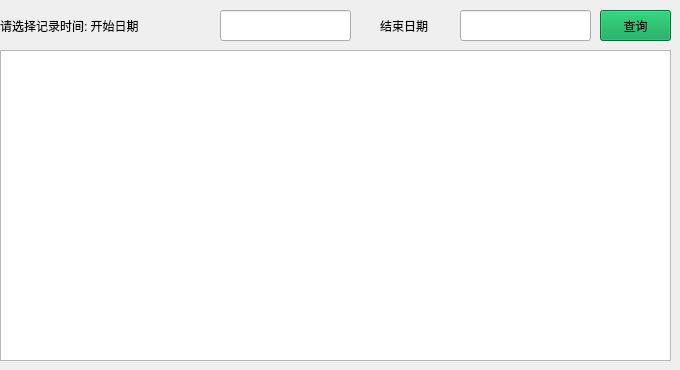
      <widget class="QWidget" name="tab_3">
       <attribute name="title">
        <string>设备日志   </string>
       </attribute>
       <widget class="myLineEdit" name="lineEdit_Rz_End_Time">
        <property name="geometry">
         <rect>
          <x>460</x>
          <y>10</y>
          <width>131</width>
          <height>31</height>
         </rect>
        </property>
       </widget>
       <widget class="QLabel" name="label_72">
        <property name="geometry">
         <rect>
          <x>0</x>
          <y>10</y>
          <width>221</width>
          <height>31</height>
         </rect>
        </property>
        <property name="text">
         <string>请选择记录时间: 开始日期</string>
        </property>
       </widget>
       <widget class="myLineEdit" name="lineEdit_Rz__Star_Time">
        <property name="geometry">
         <rect>
          <x>220</x>
          <y>10</y>
          <width>131</width>
          <height>31</height>
         </rect>
        </property>
       </widget>
       <widget class="QPushButton" name="Button_Rz">
        <property name="geometry">
         <rect>
          <x>600</x>
          <y>10</y>
          <width>71</width>
          <height>31</height>
         </rect>
        </property>
        <property name="styleSheet">
         <string notr="true">background-color: rgb(0, 159, 75);</string>
        </property>
        <property name="text">
         <string>查询</string>
        </property>
       </widget>
       <widget class="QLabel" name="label_73">
        <property name="geometry">
         <rect>
          <x>380</x>
          <y>10</y>
          <width>71</width>
          <height>31</height>
         </rect>
        </property>
        <property name="text">
         <string>结束日期</string>
        </property>
       </widget>
       <widget class="QTextEdit" name="textEdit_Rz">
        <property name="geometry">
         <rect>
          <x>0</x>
          <y>50</y>
          <width>671</width>
          <height>311</height>
         </rect>
        </property>
       </widget>
      </widget>
